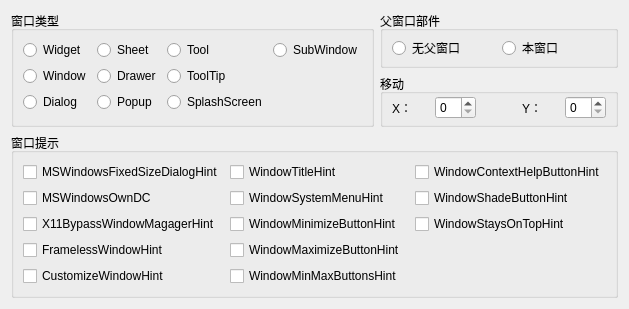
<ui version="4.0" >
 <class>CtrlForm</class>
 <widget class="QWidget" name="CtrlForm" >
  <property name="geometry" >
   <rect>
    <x>0</x>
    <y>0</y>
    <width>629</width>
    <height>302</height>
   </rect>
  </property>
  <property name="windowTitle" >
   <string>窗口标志和几何布局</string>
  </property>
  <layout class="QVBoxLayout" >
   <item>
    <layout class="QHBoxLayout" >
     <item>
      <widget class="QGroupBox" name="groupBox" >
       <property name="title" >
        <string>窗口类型</string>
       </property>
       <layout class="QGridLayout" >
        <item row="0" column="0" >
         <widget class="QRadioButton" name="widgetRadioBtn" >
          <property name="text" >
           <string>Widget</string>
          </property>
         </widget>
        </item>
        <item row="0" column="1" >
         <widget class="QRadioButton" name="sheetRadioBtn" >
          <property name="text" >
           <string>Sheet</string>
          </property>
         </widget>
        </item>
        <item row="0" column="2" >
         <widget class="QRadioButton" name="toolRadioBtn" >
          <property name="text" >
           <string>Tool</string>
          </property>
         </widget>
        </item>
        <item row="0" column="3" >
         <widget class="QRadioButton" name="subwindowRadioBtn" >
          <property name="text" >
           <string>SubWindow</string>
          </property>
         </widget>
        </item>
        <item row="1" column="0" >
         <widget class="QRadioButton" name="windowRadioBtn" >
          <property name="text" >
           <string>Window</string>
          </property>
         </widget>
        </item>
        <item row="1" column="1" >
         <widget class="QRadioButton" name="drawerRadioBtn" >
          <property name="text" >
           <string>Drawer</string>
          </property>
         </widget>
        </item>
        <item row="1" column="2" >
         <widget class="QRadioButton" name="tooltipRadioBtn" >
          <property name="text" >
           <string>ToolTip</string>
          </property>
         </widget>
        </item>
        <item row="2" column="0" >
         <widget class="QRadioButton" name="dialogRadioBtn" >
          <property name="text" >
           <string>Dialog</string>
          </property>
         </widget>
        </item>
        <item row="2" column="1" >
         <widget class="QRadioButton" name="popupRadioBtn" >
          <property name="text" >
           <string>Popup</string>
          </property>
         </widget>
        </item>
        <item row="2" column="2" >
         <widget class="QRadioButton" name="splashscreenRadioBtn" >
          <property name="text" >
           <string>SplashScreen</string>
          </property>
         </widget>
        </item>
       </layout>
      </widget>
     </item>
     <item>
      <layout class="QVBoxLayout" >
       <item>
        <widget class="QGroupBox" name="groupBox_2" >
         <property name="title" >
          <string>父窗口部件</string>
         </property>
         <layout class="QHBoxLayout" >
          <property name="topMargin" >
           <number>5</number>
          </property>
          <property name="bottomMargin" >
           <number>5</number>
          </property>
          <item>
           <widget class="QRadioButton" name="nullRadioBtn" >
            <property name="text" >
             <string>无父窗口</string>
            </property>
           </widget>
          </item>
          <item>
           <widget class="QRadioButton" name="thisRadioBtn" >
            <property name="text" >
             <string>本窗口</string>
            </property>
           </widget>
          </item>
         </layout>
        </widget>
       </item>
       <item>
        <widget class="QGroupBox" name="groupBox_3" >
         <property name="title" >
          <string>移动</string>
         </property>
         <layout class="QHBoxLayout" >
          <property name="topMargin" >
           <number>2</number>
          </property>
          <property name="bottomMargin" >
           <number>5</number>
          </property>
          <item>
           <layout class="QHBoxLayout" >
            <item>
             <widget class="QLabel" name="label" >
              <property name="text" >
               <string>X：</string>
              </property>
             </widget>
            </item>
            <item>
             <widget class="QSpinBox" name="xSpinBox" />
            </item>
           </layout>
          </item>
          <item>
           <spacer>
            <property name="orientation" >
             <enum>Qt::Horizontal</enum>
            </property>
            <property name="sizeType" >
             <enum>QSizePolicy::Fixed</enum>
            </property>
            <property name="sizeHint" >
             <size>
              <width>40</width>
              <height>20</height>
             </size>
            </property>
           </spacer>
          </item>
          <item>
           <layout class="QHBoxLayout" >
            <item>
             <widget class="QLabel" name="label_2" >
              <property name="text" >
               <string>Y：</string>
              </property>
             </widget>
            </item>
            <item>
             <widget class="QSpinBox" name="ySpinBox" />
            </item>
           </layout>
          </item>
         </layout>
        </widget>
       </item>
      </layout>
     </item>
    </layout>
   </item>
   <item>
    <widget class="QGroupBox" name="groupBox_4" >
     <property name="title" >
      <string>窗口提示</string>
     </property>
     <layout class="QGridLayout" >
      <item row="0" column="0" >
       <widget class="QCheckBox" name="fsdialogCheckBox" >
        <property name="text" >
         <string>MSWindowsFixedSizeDialogHint</string>
        </property>
       </widget>
      </item>
      <item row="0" column="1" >
       <widget class="QCheckBox" name="titleCheckBox" >
        <property name="text" >
         <string>WindowTitleHint</string>
        </property>
       </widget>
      </item>
      <item row="0" column="2" >
       <widget class="QCheckBox" name="helpCheckBox" >
        <property name="text" >
         <string>WindowContextHelpButtonHint</string>
        </property>
       </widget>
      </item>
      <item row="1" column="0" >
       <widget class="QCheckBox" name="owndcCheckBox" >
        <property name="text" >
         <string>MSWindowsOwnDC</string>
        </property>
       </widget>
      </item>
      <item row="1" column="1" >
       <widget class="QCheckBox" name="menuCheckBox" >
        <property name="text" >
         <string>WindowSystemMenuHint</string>
        </property>
       </widget>
      </item>
      <item row="1" column="2" >
       <widget class="QCheckBox" name="shadeCheckBox" >
        <property name="text" >
         <string>WindowShadeButtonHint</string>
        </property>
       </widget>
      </item>
      <item row="2" column="0" >
       <widget class="QCheckBox" name="managerCheckBox" >
        <property name="text" >
         <string>X11BypassWindowMagagerHint</string>
        </property>
       </widget>
      </item>
      <item row="2" column="1" >
       <widget class="QCheckBox" name="minCheckBox" >
        <property name="text" >
         <string>WindowMinimizeButtonHint</string>
        </property>
       </widget>
      </item>
      <item row="2" column="2" >
       <widget class="QCheckBox" name="topCheckBox" >
        <property name="text" >
         <string>WindowStaysOnTopHint</string>
        </property>
       </widget>
      </item>
      <item row="3" column="0" >
       <widget class="QCheckBox" name="framelessCheckBox" >
        <property name="text" >
         <string>FramelessWindowHint</string>
        </property>
       </widget>
      </item>
      <item row="3" column="1" >
       <widget class="QCheckBox" name="maxCheckBox" >
        <property name="text" >
         <string>WindowMaximizeButtonHint</string>
        </property>
       </widget>
      </item>
      <item row="4" column="0" >
       <widget class="QCheckBox" name="customizeCheckBox" >
        <property name="text" >
         <string>CustomizeWindowHint</string>
        </property>
       </widget>
      </item>
      <item row="4" column="1" >
       <widget class="QCheckBox" name="minmaxCheckBox" >
        <property name="text" >
         <string>WindowMinMaxButtonsHint</string>
        </property>
       </widget>
      </item>
     </layout>
    </widget>
   </item>
  </layout>
 </widget>
 <resources/>
 <connections/>
</ui>
